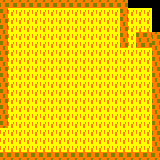

Rendered tile map (Tiled .tmx) drawn with the repository's tilesets; below, a short description and the full map source, tile grids included:
An orthogonal 20x20 tile map with 8x8 px tiles, 1 tile layer (Capa de Patrones 1).

<map version="1.0" tiledversion="2018.06.01" orientation="orthogonal" renderorder="right-down" width="20" height="20" tilewidth="8" tileheight="8" infinite="0" nextlayerid="2" nextobjectid="1">
 <tileset firstgid="1" name="tiles" tilewidth="8" tileheight="8" tilecount="45" columns="9">
  <image source="../../tiles.png" width="72" height="40" />
 </tileset>
 <layer id="1" name="Capa de Patrones 1" width="20" height="20">
  <data encoding="csv">
18,18,18,18,18,18,18,18,18,18,18,18,18,18,18,18,9,9,9,9,
27,11,11,11,11,11,11,11,11,11,11,11,11,11,11,27,11,11,11,9,
18,11,11,11,11,11,11,11,11,11,11,11,11,11,11,27,11,11,11,9,
27,11,11,11,11,11,11,11,11,11,11,11,11,11,11,18,11,11,11,9,
18,11,11,11,11,11,11,11,11,11,11,11,11,11,11,27,11,27,27,18,
27,11,11,11,11,11,11,11,11,11,11,11,11,11,11,18,11,18,18,27,
18,11,11,11,11,11,11,11,11,11,11,11,11,11,11,11,11,11,11,18,
27,11,11,11,11,11,11,11,11,11,11,11,11,11,11,11,11,11,11,27,
18,11,11,11,11,11,11,11,11,11,11,11,11,11,11,11,11,11,11,18,
27,11,11,11,11,11,11,11,11,11,11,11,11,11,11,11,11,11,11,27,
18,11,11,11,11,11,11,11,11,11,11,11,11,11,11,11,11,11,11,18,
27,11,11,11,11,11,11,11,11,11,11,11,11,11,11,11,11,11,11,27,
18,11,11,11,11,11,11,11,11,11,11,11,11,11,11,11,11,11,11,18,
27,11,11,11,11,11,11,11,11,11,11,11,11,11,11,11,11,11,11,27,
18,11,11,11,11,11,11,11,11,11,11,11,11,11,11,11,11,11,11,18,
27,11,11,11,11,11,11,11,11,11,11,11,11,11,11,11,11,11,11,27,
11,11,11,11,11,11,11,11,11,11,11,11,11,11,11,11,11,11,11,18,
11,11,11,11,11,11,11,11,11,11,11,11,11,11,11,11,11,11,11,27,
11,11,11,11,11,11,11,11,11,11,11,11,11,11,11,11,11,11,11,18,
27,27,27,27,27,27,27,27,27,27,27,27,27,27,27,27,27,27,27,27
</data>
 </layer>
</map>
